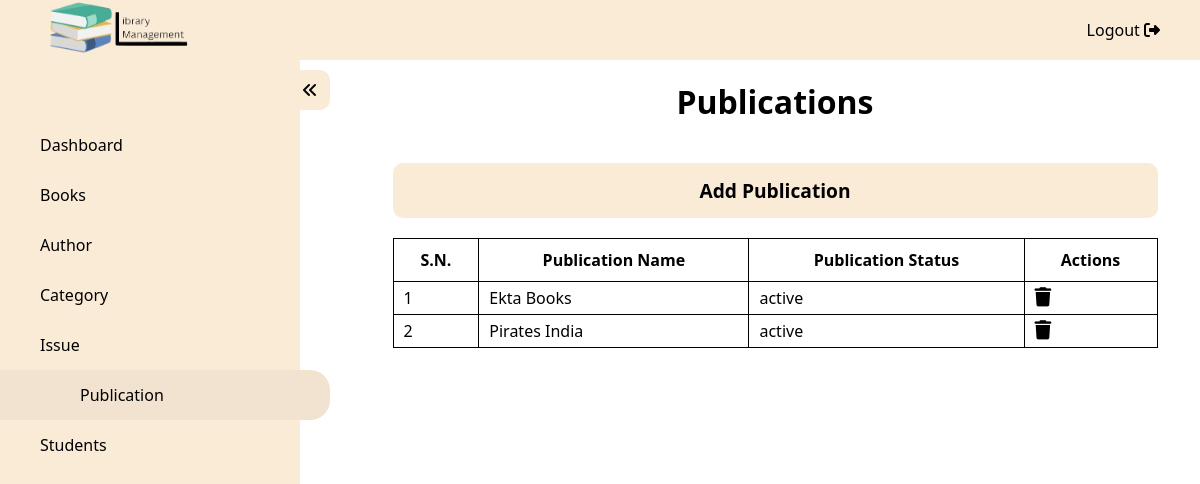
The app's page /admin/publication.php (signed in), older data.
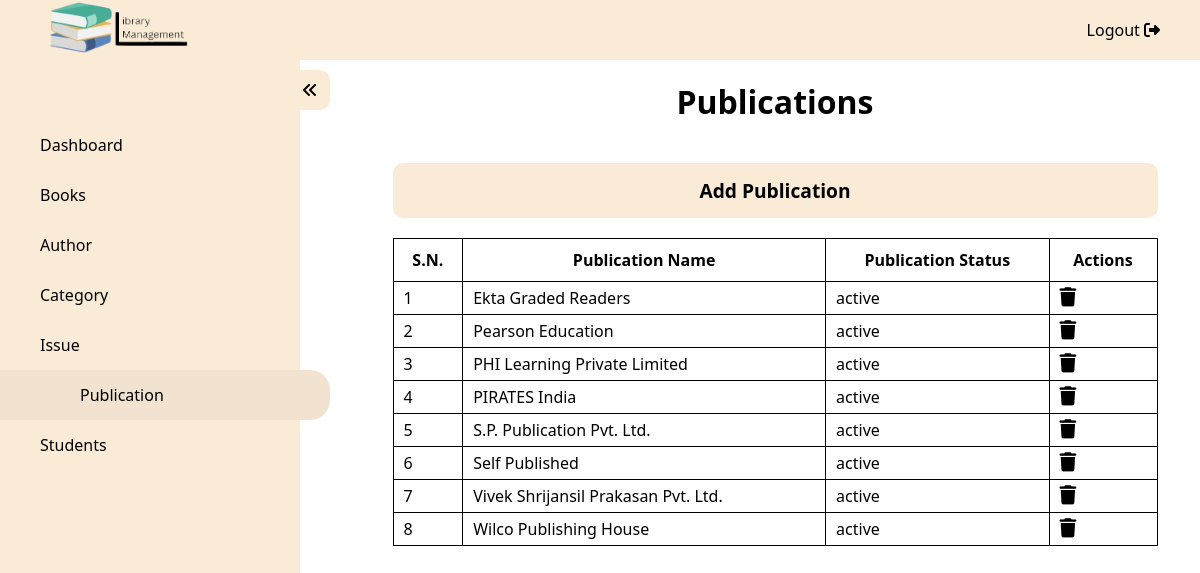
The same page, newer data.
### tables this page shows
CREATE TABLE `Publication_Details` (
  `PUB_ID` int NOT NULL,
  `PUB_Name` varchar(255) NOT NULL,
  `PUB_Status` varchar(50) NOT NULL
);

### admin/publication.php (the view, shortened to what this page needs)
<?php
require("../config/db_connect.php");
?>
<!DOCTYPE html>
<html lang="en">
<head>
    <link rel="stylesheet" href="https://cdnjs.cloudflare.com/ajax/libs/font-awesome/6.2.1/css/all.min.css" />
    <link rel="stylesheet" href="../assets/css/index.css" />
    <link rel="stylesheet" href="../assets/css/details.css">
</head>
<body>
    <nav id="topbar">
        <div class="logo"><a href="../index.php"><img src="../assets/image/logo.png" /></a></div>
        <ul>
            <li><a href="../functions/logout.php">Logout <i class="fa-solid fa-right-from-bracket"></i></a> </li>
        </ul>
    </nav>
    <div class="wrapper">
        <nav id="sidebar" class="activeSidebar">
            <div class="iconParent">
                <i class="fa-solid fa-angles-left icon"></i>
            </div>
            <ul>
                <a href="./dashboard.php">
                    <li>Dashboard</li>
                </a>
                <a href="./books.php">
                    <li>Books</li>
                </a>
                <a href="./author.php">
                    <li>Author</li>
                </a>
                <a href="./category.php">
                    <li>Category</li>
                </a>
                <a href="./issue.php">
                    <li>Issue</li>
                </a>
                <a href="./publication.php">
                    <li class="active">Publication</li>
                </a>
                <a href="./student_details.php">
                    <li>Students</li>
                </a>
            </ul>
        </nav>
        <div class="content">
            <h1>Publications</h1>
            <a href="./addPublication.php">
                <button>Add Publication</button>
            </a>
            <table>
                <thead>
                    <tr>
                        <th>S.N.</th>
                        <th>Publication Name</th>
                        <th>Publication Status</th>
                        <th>Actions</th>
                    </tr>
                </thead>
                <tbody>
                    <?php
                    $res = mysqli_query($conn, "SELECT * FROM Publication_Details ORDER BY PUB_Name ASC");
                    if (mysqli_num_rows($res) == 0) {
                        echo "<p>No records Found.</p>";
                    } else {
                        $i = 1;
                        while ($row = mysqli_fetch_array($res)) {
                            $id = $row['PUB_ID'];
                            $name = $row['PUB_Name'];
                            $status = $row['PUB_Status'];
                    ?>
                            <tr>
                                <td><?php echo $i; ?></td>
                                <td><?php echo $name; ?></td>
                                <td><?php echo $status ?></td>
                                <td><?php echo "<a href='../functions/deletePublication.php?id=" . $id . "'>" ?><i class="fa-solid fa-trash"></i></a></td>
                            </tr>
                    <?php
                            $i++;
                        }
                    }
                    ?>
                </tbody>
            </table>
        </div>
    </div>
</body>
</html>

Row changes from the older to the newer data that the page shows:
removed publication_details: PUB_Name "Ekta Books", PUB_Status "active"
removed publication_details: PUB_Name "Pirates India", PUB_Status "active"
added publication_details: PUB_Name "Ekta Graded Readers", PUB_Status "active"
added publication_details: PUB_Name "Pearson Education", PUB_Status "active"
added publication_details: PUB_Name "PHI Learning Private Limited", PUB_Status "active"
added publication_details: PUB_Name "PIRATES India", PUB_Status "active"
added publication_details: PUB_Name "S.P. Publication Pvt. Ltd.", PUB_Status "active"
added publication_details: PUB_Name "Self Published", PUB_Status "active"
added publication_details: PUB_Name "Vivek Shrijansil Prakasan Pvt. Ltd.", PUB_Status "active"
added publication_details: PUB_Name "Wilco Publishing House", PUB_Status "active"
